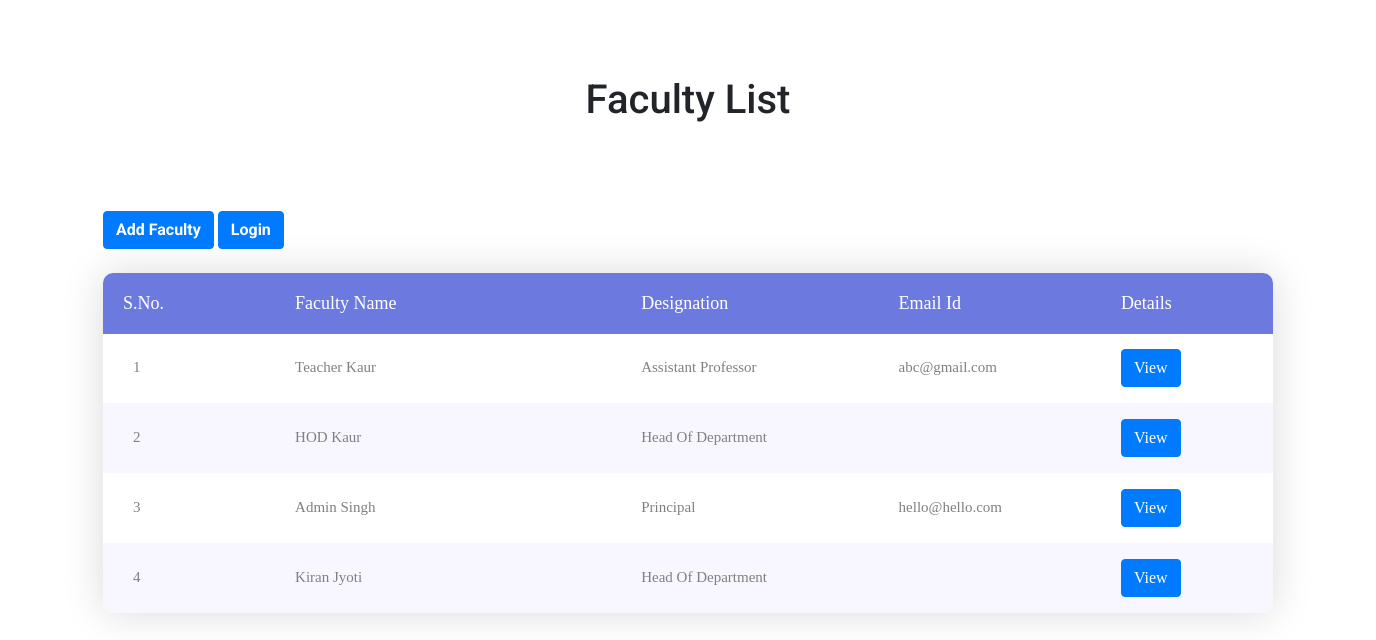
Page /list.php on the committed database.
### tables this page shows
CREATE TABLE `personal_details` (
  `id` int(11) NOT NULL AUTO_INCREMENT,
  `name` varchar(255) NOT NULL,
  `date_of_birth` date NOT NULL,
  `designation` varchar(255) NOT NULL,
  `highest_qualification` varchar(255) NOT NULL,
  `department` varchar(255) NOT NULL,
  `joining_date` date NOT NULL,
  `present_post_held_from` date NOT NULL,
  `experience_within_inst` varchar(255) NOT NULL,
  `total_experience` varchar(255) NOT NULL,
  `interest_areas` varchar(255) NOT NULL,
  `others` varchar(255) NOT NULL,
  `remarks` varchar(255) NOT NULL,
  `fac_id` varchar(255) NOT NULL,
  `add_date` varchar(255) NOT NULL,
  `phone` varchar(500) NOT NULL,
  `email` varchar(500) NOT NULL,
  PRIMARY KEY (`id`)
);

### list.php (the view, shortened to what this page needs)
<?php
include_once('portal/teacher/conn.php');
?>
<!DOCTYPE html>
<html lang="en">
<head>
	<link rel="stylesheet" type="text/css" href="list/vendor/bootstrap/css/bootstrap.min.css">
	<link rel="stylesheet" type="text/css" href="list/fonts/font-awesome-4.7.0/css/font-awesome.min.css">
	<link rel="stylesheet" type="text/css" href="list/vendor/animate/animate.css">
	<link rel="stylesheet" type="text/css" href="list/vendor/select2/select2.min.css">
	<link rel="stylesheet" type="text/css" href="list/vendor/perfect-scrollbar/perfect-scrollbar.css">
	<link rel="stylesheet" type="text/css" href="list/css/util.css">
	<link rel="stylesheet" type="text/css" href="list/css/main.css">
</head>
<body>
	<div class="limiter">
		<div class="container-table100">
			<h1>Faculty List</h1>
			<div class="wrap-table100">
				<a class="btn btn-primary" href="add/index.php"><b>Add Faculty</b></a>
				<a class="btn btn-primary" href="portal/index.php"><b>Login</b></a>
				<br><br>
				<div class="table100 ver1 m-b-110">
					<div class="table100-head">
						<table>
							<thead>
								<tr class="row100 head">
									<th class="cell100 column2" style="padding-left: 20px;">S.No.</th>
									<th class="cell100 column1">Faculty Name</th>
									<th class="cell100 column3">Designation</th>
									<th class="cell100 column4">Email Id</th>
									<th class="cell100 column5">Details</th>
								</tr>
							</thead>
						</table>
					</div>
					<div class="table100-body js-pscroll">
						<table>
							<tbody>
								<?php
								$sql = "SELECT q.fac_id, personal_details.name,personal_details.email,personal_details.designation FROM personal_details INNER JOIN q ON q.fac_id = personal_details.fac_id";
								$data = mysqli_query($con, $sql);
								$a=0;
								while($row = mysqli_fetch_array($data))
								{
								$a++;
								?>
									<tr class="row100 body">
									<td class="cell100 column2" style="padding-left: 30px;"><?php echo $a;?></td>
									<td class="cell100 column1"  style="text-transform: capitalize;"><?php echo $row['name'];?></td>
									<td class="cell100 column3"  style="text-transform: capitalize;"><?php echo $row['designation'];?></td>
									<td class="cell100 column4"><?php echo $row['email'];?></td>
									<td class="cell100 column5"><?php echo '<a href="index.php?q='.$row['fac_id'].'" class="btn btn-primary">View</a>'?></td>
								</tr>
								<?php
								}
								?>
							</tbody>
						</table>
					</div>
				</div>
			</div>
		</div>
	</div>
</body>
</html>

### list/css/main.css (style rules this page uses)
* { margin: 0px; padding: 0px; box-sizing: border-box; }
body, html { height: 100%; font-family: sans-serif; }
a { margin: 0px; transition: all 0.4s; -webkit-transition: all 0.4s; -o-transition: all 0.4s; -moz-transition: all 0.4s; }
h1,h2,h3,h4,h5,h6 { margin: 0px; }
.js-pscroll { position: relative; overflow: hidden; }
.limiter { width: 1366px; margin: 0 auto; }
.container-table100 { width: 100%; min-height: 100vh; background: #fff; display: -webkit-box; display: -webkit-flex; display: -moz-box; display: -ms-flexbox; display: flex; align-items: center; justify-content: center; flex-wrap: wrap; padding: 33px 30px; }
.wrap-table100 { width: 1170px; }
.table100 { background-color: #fff; }
table { width: 100%; }
th, td { font-weight: unset; padding-right: 10px; }
.column1 { width: 33%; padding-left: 40px; }
.column2 { width: 13%; }
.column3 { width: 22%; }
.column4 { width: 19%; }
.column5 { width: 13%; }
.table100-head th { padding-top: 18px; padding-bottom: 18px; }
.table100-body td { padding-top: 16px; padding-bottom: 16px; }
.table100 { position: relative; padding-top: 60px; }
.table100-head { position: absolute; width: 100%; top: 0; left: 0; }
.table100-body { max-height: 585px; overflow: auto; }
.table100.ver1 th { font-family: Lato-Bold; font-size: 18px; color: #fff; line-height: 1.4; background-color: #6c7ae0; }
.table100.ver1 td { font-family: Lato-Regular; font-size: 15px; color: #808080; line-height: 1.4; }
.table100.ver1 .table100-body tr:nth-child(even) { background-color: #f8f6ff; }
.table100.ver1 { border-radius: 10px; overflow: hidden; box-shadow: 0 0px 40px 0px rgba(0, 0, 0, 0.15); -moz-box-shadow: 0 0px 40px 0px rgba(0, 0, 0, 0.15); -webkit-box-shadow: 0 0px 40px 0px rgba(0, 0, 0, 0.15); -o-box-shadow: 0 0px 40px 0px rgba(0, 0, 0, 0.15); -ms-box-shadow: 0 0px 40px 0px rgba(0, 0, 0, 0.15); }

### list.php (style rules this page uses)
body { font-family: 'Roboto', sans-serif !important; }

### rows in the picture
personal_details: name "Teacher Kaur", designation "Assistant Professor", email "abc@gmail.com"
personal_details: name "HOD Kaur", designation "Head Of Department"
personal_details: name "Admin Singh", designation "Principal", email "hello@hello.com"
personal_details: name "Kiran Jyoti", designation "Head Of Department"
